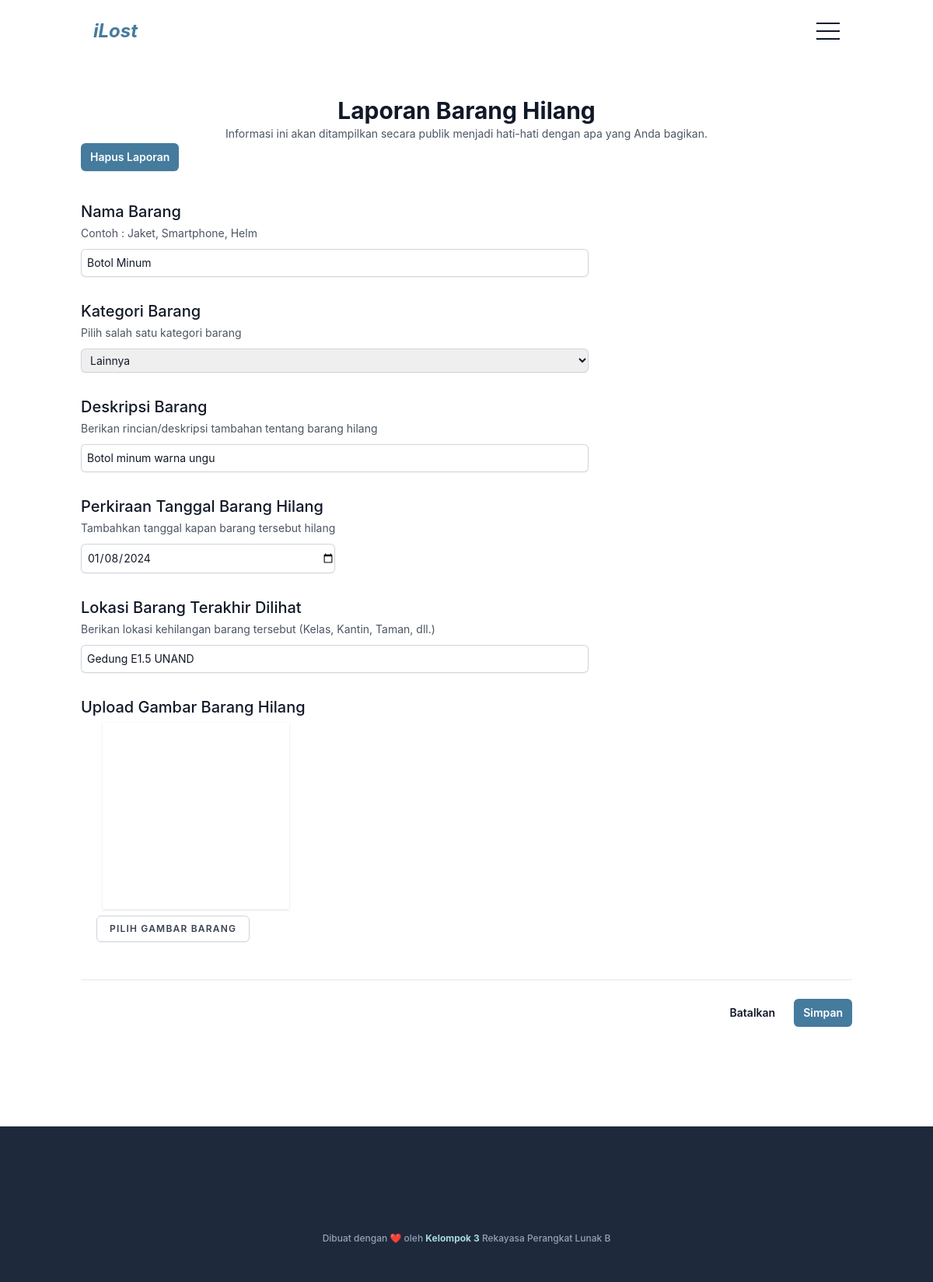
The app's page /user/perbarui-laporan.php?id=15 (signed in) with its own data.
### tables this page shows
CREATE TABLE `laporan` (
  `id` int(11) NOT NULL,
  `email` varchar(40) NOT NULL,
  `kategori_laporan` varchar(20) NOT NULL,
  `nama_barang` varchar(50) DEFAULT NULL,
  `deskripsi` varchar(255) NOT NULL,
  `kategori_barang` varchar(30) DEFAULT NULL,
  `tanggal_ditemukan` date NOT NULL,
  `lokasi` varchar(255) NOT NULL,
  `gambar_barang` varchar(255) NOT NULL,
  `waktu_dibuat` datetime NOT NULL
);

### query/functions.php (called while the page is built, shortened)
<?php
$server = "localhost";
$username = "root";
$password = "";
$database = "ilost";
$conn = mysqli_connect($server,$username,$password,$database);
function query($query) {
    global $conn;
    $result = mysqli_query($conn, $query);
    $rows = [];
    while( $row = mysqli_fetch_assoc(($result))) {
        $rows[] = $row;
    }
    return $rows;
}
?>

### user/perbarui-laporan.php (the view, shortened to what this page needs)
<?php
include "../query/functions.php";
$id = $_GET["id"];
$laporan = query("SELECT * FROM laporan WHERE id = '$id'")[0];
?>
<!DOCTYPE html>
<html lang="en" class="scroll-smooth">
<head>
    <link href="../dist/output.css" rel="stylesheet" />
</head>
<body>
    <?php include "../template/navbar-user.php"; ?>
    <section class=" bg-white dark:bg-bcg" id="laporan">
        <div class="container py-32">
            <form action="" method="post" enctype="multipart/form-data">
                <div class="space-y-12">
                    <div class="border-b border-gray-900/10 pb-12">
                        <h2 class="text-3xl font-bold leading-7 text-gray-900 dark:text-secondary text-center">Laporan
                            Barang <?= $laporan["kategori_laporan"]; ?></h2>
                        <p class="mt-1 text-sm leading-6 text-gray-600 dark:text-white text-center">Informasi ini akan
                            ditampilkan
                            secara publik
                            menjadi hati-hati dengan apa yang Anda bagikan.</p>
                        <button type="button"
                            class="rounded-md bg-primary px-3 py-2 text-sm font-semibold text-white shadow-sm hover:text-secondary focus-visible:outline focus-visible:outline-2 focus-visible:outline-offset-2 focus-visible:outline-primary"><a
                                href=" hapus-laporan.php?id=<?= $id; ?>">Hapus Laporan</a></button>
                        <div class="mt-10 grid grid-cols-1 gap-x-6 gap-y-8 sm:grid-cols-6">
                            <div class="sm:col-span-4">
                                <label for="name"
                                    class="block text-xl font-medium leading-6 text-gray-900 dark:text-white">Nama
                                    Barang</label>
                                <p class="mt-1 text-sm leading-6 text-gray-600 dark:text-white">Contoh : Jaket,
                                    Smartphone, Helm</p>
                                <div class="mt-2">
                                    <input type="text" name="nama_barang" placeholder="masukan nama barang"
                                        autocomplete="given-name" value="<?= $laporan['nama_barang']; ?>"
                                        class="block w-full rounded-md border-0 py-1.5 pl-2 text-gray-900 shadow-sm ring-1 ring-inset ring-gray-300 placeholder:text-gray-400 focus:ring-2 focus:ring-inset focus:ring-primary dark:border-primary dark:bg-dark dark:text-secondary sm:text-sm sm:leading-6">
                                </div>
                            </div>
                            <div class="sm:col-span-4">
                                <label for="name"
                                    class="block text-xl font-medium leading-6 text-gray-900 dark:text-white">Kategori
                                    Barang</label>
                                <p class="mt-1 text-sm leading-6 text-gray-600 dark:text-white">Pilih salah satu
                                    kategori barang</p>
                                <div class="mt-2">
                                    <select name="kategori_barang"
                                        class="block w-full rounded-md border-0 py-1.5 pl-2 text-gray-900 shadow-sm ring-1 ring-inset ring-gray-300 placeholder:text-gray-400 focus:ring-2 focus:ring-inset focus:ring-primary dark:border-primary dark:bg-dark dark:text-secondary sm:text-sm sm:leading-6">
                                        <option value="lainnya"
                                            <?php if($laporan["kategori_barang"]=="lainnya"){echo "selected";} ?>>
                                            Lainnya</option>
                                    </select>
                                </div>
                            </div>
                            <div class="sm:col-span-4">
                                <label for="name"
                                    class="block text-xl font-medium leading-6 text-gray-900 dark:text-white">Deskripsi
                                    Barang</label>
                                <p class="mt-1 text-sm leading-6 text-gray-600 dark:text-white">Berikan
                                    rincian/deskripsi tambahan tentang barang hilang</p>
                                <div class="mt-2">
                                    <input type="text" name="deskripsi" value="<?= $laporan['deskripsi']; ?>"
                                        class="block w-full rounded-md border-0 py-1.5 pl-2 text-gray-900 shadow-sm ring-1 ring-inset ring-gray-300 placeholder:text-gray-400 focus:ring-2 focus:ring-inset focus:ring-primary dark:border-primary dark:bg-dark dark:text-secondary sm:text-sm sm:leading-6"
                                        placeholder="rincikan tentang barang">
                                </div>
                            </div>
                            <div class="sm:col-span-4">
                                <label for="name"
                                    class="block text-xl font-medium leading-6 text-gray-900 dark:text-white">Perkiraan
                                    Tanggal
                                    Barang Hilang</label>
                                <p class="mt-1 text-sm leading-6 text-gray-600 dark:text-white">Tambahkan tanggal kapan
                                    barang tersebut hilang</p>
                                <div class="mt-2">
                                    <input type="date" name="tanggal_ditemukan"
                                        value="<?= $laporan['tanggal_ditemukan']; ?>"
                                        class="block w-1/2 rounded-md border-0 py-1.5 pl-2 text-gray-900 shadow-sm ring-1 ring-inset ring-gray-300 placeholder:text-gray-400 focus:ring-2 focus:ring-inset focus:ring-primary dark:border-primary dark:bg-dark dark:text-secondary sm:text-sm sm:leading-6">
                                </div>
                            </div>
                            <div class="sm:col-span-4">
                                <label for="name"
                                    class="block text-xl font-medium leading-6 text-gray-900 dark:text-white">Lokasi
                                    Barang
                                    Terakhir Dilihat</label>
                                <p class="mt-1 text-sm leading-6 text-gray-600 dark:text-white">Berikan lokasi
                                    kehilangan
                                    barang tersebut (Kelas, Kantin, Taman, dll.)</p>
                                <div class="mt-2">
                                    <input type="text" name="lokasi_ditemukan" value="<?= $laporan['lokasi']; ?>"
                                        placeholder="masukan lokasi barang ditemukan"
                                        class="block w-full rounded-md border-0 py-1.5 pl-2 text-gray-900 shadow-sm ring-1 ring-inset ring-gray-300 placeholder:text-gray-400 focus:ring-2 focus:ring-inset focus:ring-primary dark:border-primary dark:bg-dark dark:text-secondary sm:text-sm sm:leading-6">
                                </div>
                            </div>
                            <div class="sm:col-span-4">
                                <label for="name"
                                    class="block text-xl font-medium leading-6 text-gray-900 dark:text-white">Upload
                                    Gambar Barang <?= $laporan["kategori_laporan"]; ?></label>
                                <div x-data="{photoName: null, photoPreview: null}"
                                    class="col-span-6 ml-2 sm:col-span-4 md:mr-3">
                                    <div class="mt-2" x-show="! photoPreview">
                                        <span class="block w-60 h-60 ml-5 shadow"
                                            x-bind:style="'background-size: cover; background-repeat: no-repeat; background-position: center center; background-image: url(\'../dist/img/laporan/<?= $laporan['gambar_barang']; ?>\');'"
                                            style="background-size: cover; background-repeat: no-repeat; background-position: center center; background-image: url('null');">
                                        </span>
                                    </div>
                                    <button type="button"
                                        class="inline-flex items-center px-4 py-2 bg-white dark:border-primary dark:bg-dark dark:text-secondary border border-gray-300 rounded-md font-semibold text-xs text-gray-700 uppercase tracking-widest shadow-sm hover:text-gray-500 focus:outline-none focus:border-blue-400 focus:shadow-outline-blue active:text-white active:bg-primary transition ease-in-out duration-150 mt-2 ml-3"
                                        x-on:click.prevent="$refs.photo.click()">
                                        Pilih Gambar Barang
                                    </button>
                                </div>
                            </div>
                        </div>
                    </div>
                </div>
                <div class="mt-6 flex items-center justify-end gap-x-6">
                    <button type="button" class="text-sm font-semibold leading-6 text-gray-900 dark:text-white"><a
                            href="riwayat-laporan.php">Batalkan</a></button>
                    <input type="submit" name="submit"
                        class="rounded-md bg-primary px-3 py-2 text-sm font-semibold text-white shadow-sm hover:text-secondary focus-visible:outline focus-visible:outline-2 focus-visible:outline-offset-2 focus-visible:outline-primary"
                        value="Simpan">
                </div>
            </form>
        </div>
    </section>
    <?php include "../template/footer.php"; ?>
</body>
</html>

### records on screen
laporan: kategori_laporan "Hilang", nama_barang "Botol Minum", kategori_barang "Lainnya", deskripsi "Botol minum warna ungu", tanggal_ditemukan "01/08/2024", lokasi_ditemukan "Gedung E1.5 UNAND"
